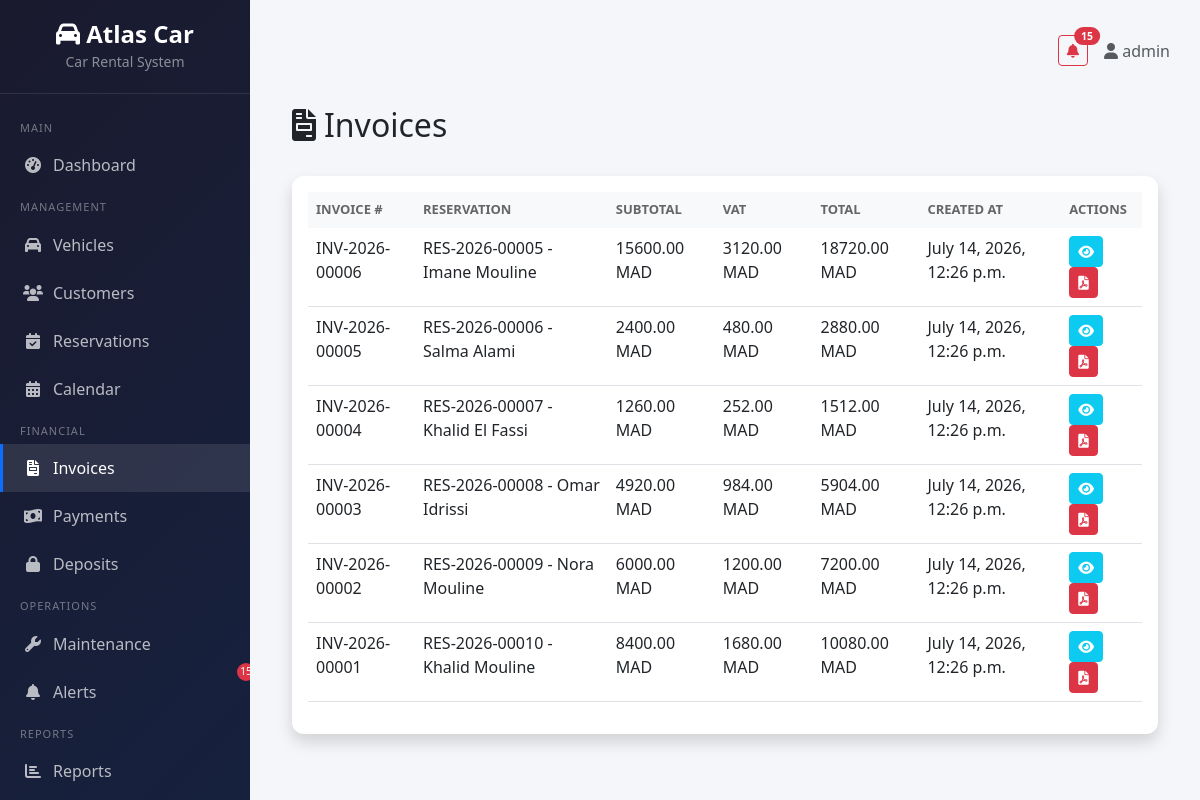
Page /invoices/ (signed in) on the committed database.
### invoices/models.py (models this page shows, shortened)
class Invoice(models.Model):
    invoice_number = models.CharField(max_length=20, unique=True, blank=True)
    reservation = models.OneToOneField('reservations.Reservation', on_delete=models.CASCADE)
    subtotal = models.DecimalField(max_digits=10, decimal_places=2)
    vat = models.DecimalField(max_digits=10, decimal_places=2)
    total = models.DecimalField(max_digits=10, decimal_places=2)
    pdf = models.FileField(upload_to='invoices/', blank=True, null=True)
    created_at = models.DateTimeField(auto_now_add=True)
    class Meta:
        ordering = ['-created_at']

### reservations/models.py (models this page shows, shortened)
class Reservation(models.Model):
    STATUS_CHOICES = [
        ('pending', 'Pending'),
        ('confirmed', 'Confirmed'),
        ('active', 'Active'),
        ('completed', 'Completed'),
        ('cancelled', 'Cancelled'),
    ]
    PICKUP_LOCATION_CHOICES = [
        ('agency', 'Agency'),
        ('airport', 'Airport'),
        ('hotel_delivery', 'Hotel Delivery'),
    ]
    reservation_number = models.CharField(max_length=20, unique=True, blank=True)
    customer = models.ForeignKey('customers.Customer', on_delete=models.CASCADE)
    vehicle = models.ForeignKey('vehicles.Vehicle', on_delete=models.CASCADE)
    pickup_date = models.DateField()
    return_date = models.DateField()
    pickup_location = models.CharField(max_length=20, choices=PICKUP_LOCATION_CHOICES, default='agency')
    return_location = models.CharField(max_length=20, choices=PICKUP_LOCATION_CHOICES, default='agency')
    status = models.CharField(max_length=20, choices=STATUS_CHOICES, default='pending')
    deposit = models.DecimalField(max_digits=10, decimal_places=2, default=0)
    subtotal = models.DecimalField(max_digits=10, decimal_places=2, default=0)
    vat = models.DecimalField(max_digits=10, decimal_places=2, default=0)
    total = models.DecimalField(max_digits=10, decimal_places=2, default=0)
    options = models.ManyToManyField('vehicles.VehicleOption', through='ReservationOption', blank=True)
    created_at = models.DateTimeField(auto_now_add=True)
    class Meta:
        ordering = ['-created_at']
    def __str__(self):
        return f"{self.reservation_number} - {self.customer}"

### customers/models.py (models this page shows, shortened)
class Customer(models.Model):
    CUSTOMER_TYPE_CHOICES = [
        ('individual', 'Individual'),
        ('company', 'Company'),
        ('partner_agency', 'Partner Agency'),
    ]
    cin = models.CharField(max_length=20, unique=True, verbose_name='National ID / Passport')
    passport = models.CharField(max_length=20, blank=True, null=True)
    first_name = models.CharField(max_length=100)
    last_name = models.CharField(max_length=100)
    nationality = models.CharField(max_length=100)
    birth_date = models.DateField(null=True, blank=True)
    license_number = models.CharField(max_length=50)
    license_expiration = models.DateField()
    phone = models.CharField(max_length=20)
    email = models.EmailField()
    address = models.TextField(blank=True)
    customer_type = models.CharField(max_length=20, choices=CUSTOMER_TYPE_CHOICES, default='individual')
    created_at = models.DateTimeField(auto_now_add=True)
    class Meta:
        ordering = ['-created_at']
    def __str__(self):
        return f"{self.first_name} {self.last_name}"

### invoices/views.py (the view)
# urls.py: path('', views.invoice_list, name='invoice_list'),
@login_required
def invoice_list(request):
    invoices = Invoice.objects.select_related('reservation__customer').all()
    return render(request, 'invoices/invoice_list.html', {'invoices': invoices})

### core/context_processors.py (called while the page is built)
def notifications_context(request):
    context = {}
    if request.user.is_authenticated:
        unread_alerts = Alert.objects.filter(is_read=False)
        context['unread_alerts_count'] = unread_alerts.count()
        context['unread_alerts'] = unread_alerts[:5]
    return context

### templates/invoices/invoice_list.html
{% extends 'base.html' %}
{% block content %}
<div class="container-fluid">
    <div class="d-flex justify-content-between align-items-center mb-4">
        <h2><i class="fas fa-file-invoice me-2"></i>Invoices</h2>
    </div>
    <div class="card shadow">
        <div class="card-body">
            <div class="table-responsive">
                <table class="table table-hover">
                    <thead class="table-light">
                        <tr>
                            <th>Invoice #</th>
                            <th>Reservation</th>
                            <th>Subtotal</th>
                            <th>VAT</th>
                            <th>Total</th>
                            <th>Created At</th>
                            <th>Actions</th>
                        </tr>
                    </thead>
                    <tbody>
                        {% for invoice in invoices %}
                        <tr>
                            <td>{{ invoice.invoice_number }}</td>
                            <td>{{ invoice.reservation }}</td>
                            <td>{{ invoice.subtotal }} MAD</td>
                            <td>{{ invoice.vat }} MAD</td>
                            <td>{{ invoice.total }} MAD</td>
                            <td>{{ invoice.created_at }}</td>
                            <td>
                                <a href="{% url 'invoices:invoice_detail' invoice.pk %}" class="btn btn-sm btn-info text-white me-1">
                                    <i class="fas fa-eye"></i>
                                </a>
                                <a href="{% url 'invoices:invoice_pdf' invoice.pk %}" class="btn btn-sm btn-danger">
                                    <i class="fas fa-file-pdf"></i>
                                </a>
                            </td>
                        </tr>
                        {% empty %}
                        <tr>
                            <td colspan="7" class="text-center text-muted">No invoices found.</td>
                        </tr>
                        {% endfor %}
                    </tbody>
                </table>
            </div>
        </div>
    </div>
</div>
{% endblock %}

### templates/base.html (shortened to what this page needs)
{% load static %}
<!DOCTYPE html>
<html lang="en">
<head>
    <link href="https://cdn.jsdelivr.net/npm/bootstrap@5.3.0/dist/css/bootstrap.min.css" rel="stylesheet">
    <link href="https://cdnjs.cloudflare.com/ajax/libs/font-awesome/6.0.0/css/all.min.css" rel="stylesheet">
</head>
<body>
    {% if user.is_authenticated %}
    <div class="sidebar">
        <div class="brand">
            <h4><i class="fas fa-car"></i> Atlas Car</h4>
            <small style="color: rgba(255,255,255,0.5);">Car Rental System</small>
        </div>
        <nav class="mt-3">
            <div class="nav-section">Main</div>
            <a href="{% url 'dashboard:home' %}" class="nav-link {% if request.resolver_match.url_name == 'home' %}active{% endif %}">
                <i class="fas fa-tachometer-alt"></i> Dashboard
            </a>
            <div class="nav-section">Management</div>
            <a href="{% url 'vehicles:vehicle_list' %}" class="nav-link {% if 'vehicle' in request.path %}active{% endif %}">
                <i class="fas fa-car"></i> Vehicles
            </a>
            <a href="{% url 'customers:customer_list' %}" class="nav-link {% if 'customer' in request.path %}active{% endif %}">
                <i class="fas fa-users"></i> Customers
            </a>
            <a href="{% url 'reservations:reservation_list' %}" class="nav-link {% if 'reservation' in request.path %}active{% endif %}">
                <i class="fas fa-calendar-check"></i> Reservations
            </a>
            <a href="{% url 'reservations:reservation_calendar' %}" class="nav-link {% if 'calendar' in request.path %}active{% endif %}">
                <i class="fas fa-calendar-alt"></i> Calendar
            </a>
            <div class="nav-section">Financial</div>
            <a href="{% url 'invoices:invoice_list' %}" class="nav-link {% if 'invoice' in request.path %}active{% endif %}">
                <i class="fas fa-file-invoice"></i> Invoices
            </a>
            <a href="{% url 'payments:payment_list' %}" class="nav-link {% if 'payment' in request.path and 'deposit' not in request.path %}active{% endif %}">
                <i class="fas fa-money-bill-wave"></i> Payments
            </a>
            <a href="{% url 'payments:deposit_list' %}" class="nav-link {% if 'deposit' in request.path %}active{% endif %}">
                <i class="fas fa-lock"></i> Deposits
            </a>
            <div class="nav-section">Operations</div>
            <a href="{% url 'maintenance:maintenance_list' %}" class="nav-link {% if 'maintenance' in request.path %}active{% endif %}">
                <i class="fas fa-wrench"></i> Maintenance
            </a>
            <a href="{% url 'alerts:alert_list' %}" class="nav-link {% if 'alert' in request.path %}active{% endif %}" style="position:relative;">
                <i class="fas fa-bell"></i> Alerts
                {% if unread_alerts_count %}<span class="alert-badge">{{ unread_alerts_count }}</span>{% endif %}
            </a>
            <div class="nav-section">Reports</div>
            <a href="{% url 'reports:reports_index' %}" class="nav-link {% if 'report' in request.path %}active{% endif %}">
                <i class="fas fa-chart-bar"></i> Reports
            </a>
            <div class="nav-section">Account</div>
        </nav>
    </div>
    {% endif %}
    <div class="main-content">
        {% if user.is_authenticated %}
        <div class="top-bar">
            <div class="d-flex align-items-center gap-3">
                {% if unread_alerts_count %}
                <a href="{% url 'alerts:alert_list' %}" class="btn btn-outline-danger btn-sm position-relative">
                    <i class="fas fa-bell"></i>
                    <span class="position-absolute top-0 start-100 translate-middle badge rounded-pill bg-danger">
                        {{ unread_alerts_count }}
                    </span>
                </a>
                {% endif %}
                <span class="text-muted">
                    <i class="fas fa-user"></i> {{ user.get_full_name|default:user.username }}
                </span>
            </div>
        </div>
        {% endif %}
        {% block content %}{% endblock %}
    </div>
</body>
</html>

### templates/base.html (style rules this page uses)
:root { --sidebar-width: 250px; --primary-color: #0d6efd; }
body { font-family: 'Segoe UI', Tahoma, Geneva, Verdana, sans-serif; background: #f4f6f9; }
.sidebar { position: fixed; top: 0; left: 0; height: 100vh; width: var(--sidebar-width); background: linear-gradient(135deg, #1a1a2e, #16213e); color: #fff; overflow-y: auto; z-index: 1000; transition: all 0.3s; }
.sidebar .brand { padding: 20px; text-align: center; border-bottom: 1px solid rgba(255,255,255,0.1); }
.sidebar .brand h4 { margin: 0; color: #fff; font-weight: 700; }
.sidebar .nav-link { color: rgba(255,255,255,0.7); padding: 12px 20px; display: flex; align-items: center; gap: 10px; transition: all 0.3s; border-left: 3px solid transparent; }
.sidebar .nav-link:hover, .sidebar .nav-link.active { color: #fff; background: rgba(255,255,255,0.1); border-left-color: var(--primary-color); }
.sidebar .nav-link i { width: 20px; text-align: center; }
.sidebar .nav-section { padding: 10px 20px 5px; font-size: 11px; text-transform: uppercase; color: rgba(255,255,255,0.4); letter-spacing: 1px; }
.main-content { margin-left: var(--sidebar-width); padding: 20px 30px; min-height: 100vh; }
.top-bar { display: flex; justify-content: space-between; align-items: center; margin-bottom: 25px; padding: 15px 0; }
.card { border: none; border-radius: 12px; box-shadow: 0 2px 10px rgba(0,0,0,0.08); transition: transform 0.2s; }
.table th { background: #f8f9fa; border: none; font-weight: 600; font-size: 13px; text-transform: uppercase; color: #666; }
.alert-badge { position: absolute; top: -5px; right: -5px; background: #dc3545; color: white; border-radius: 50%; width: 18px; height: 18px; font-size: 10px; display: flex; align-items: center; justify-content: center; }

### rows in the picture
Invoice: invoice_number "INV-2026-00006", reservation "RES-2026-00005 - Imane Mouline", subtotal "15600.00", vat "3120.00", total "18720.00", created_at "July 14, 2026, 12:26 p.m."
Invoice: invoice_number "INV-2026-00005", reservation "RES-2026-00006 - Salma Alami", subtotal "2400.00", vat "480.00", total "2880.00", created_at "July 14, 2026, 12:26 p.m."
Invoice: invoice_number "INV-2026-00004", reservation "RES-2026-00007 - Khalid El Fassi", subtotal "1260.00", vat "252.00", total "1512.00", created_at "July 14, 2026, 12:26 p.m."
Invoice: invoice_number "INV-2026-00003", reservation "RES-2026-00008 - Omar Idrissi", subtotal "4920.00", vat "984.00", total "5904.00", created_at "July 14, 2026, 12:26 p.m."
Invoice: invoice_number "INV-2026-00002", reservation "RES-2026-00009 - Nora Mouline", subtotal "6000.00", vat "1200.00", total "7200.00", created_at "July 14, 2026, 12:26 p.m."
Invoice: invoice_number "INV-2026-00001", reservation "RES-2026-00010 - Khalid Mouline", subtotal "8400.00", vat "1680.00", total "10080.00", created_at "July 14, 2026, 12:26 p.m."

### other values in the picture
{{ unread_alerts_count }} "15"
{{ user.get_full_name|default:user.username }} "admin"
